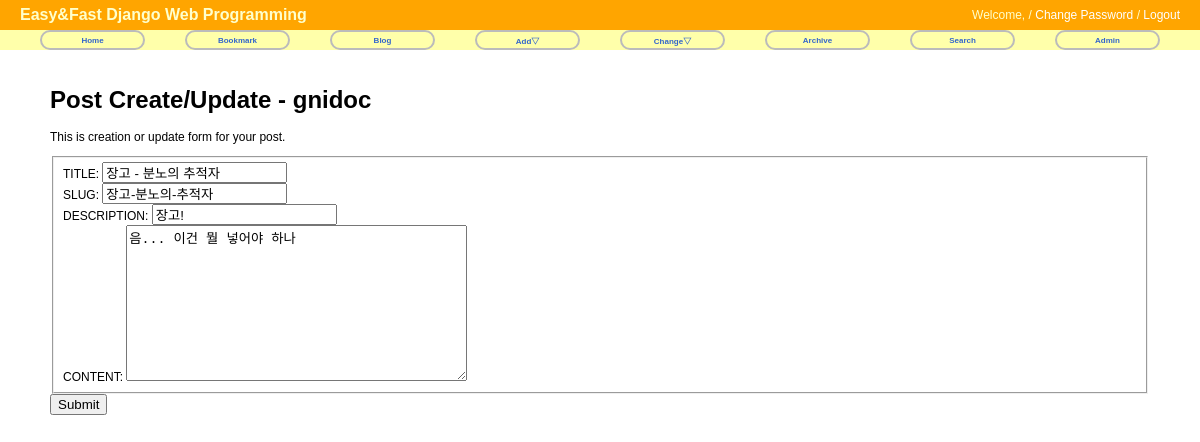
Screenshot of /blog/2/update/ (signed in) with the database file from the repository.
### blog/models.py (models this page shows, shortened)
@python_2_unicode_compatible
class Post(models.Model):
    title = models.CharField('TITLE',max_length=50)
    slug = models.SlugField('SLUG', unique=True, allow_unicode=True, help_text='one word for title alias.')
    description = models.CharField('DESCRIPTION', max_length=100, blank=True, help_text='simple description text')
    content = models.TextField('CONTENT')
    create_date = models.DateTimeField('Create Date', auto_now_add=True)
    modify_date = models.DateTimeField('Modify Date', auto_now=True)
    owner = models.ForeignKey(User, null=True)
    class Meta:
        verbose_name = 'post'
        verbose_name_plural = 'posts'
        db_table = 'my_post'
        ordering = ('-modify_date',)

### blog/views.py (the view)
# urls.py: url(r'^(?P<pk>[0-9]+)/update/$', PostUpdateView.as_view(), name="update"),
class PostUpdateView(LoginRequiredMixin, UpdateView):
    model = Post
    fields = ['title', 'slug', 'description', 'content'] # TODO , 'tag'] - tag 챕터하고 수정
    success_url = reverse_lazy('blog:index')

### blog/templates/blog/post_form.html (shortened to what this page needs)
{% extends "base.html" %}
{% load staticfiles %}
{% block extrastyle %}{% static "css/forms.css" %}{% endblock %}
{% block content %}
<div id="content">
    <h1>Post Create/Update - {{user}}</h1>
    <form action="." method="post">{% csrf_token %}
        <p>This is creation or update form for your post.</p>
        <fieldset class="aligned">
            <div class="form-row">
                {{ form.title.label_tag }} {{ form.title }}
            </div>
            <div class="form-row">
                {{ form.slug.label_tag }} {{ form.slug }}
            </div>
            <div class="form-row">
                {{ form.description.label_tag }} {{ form.description }}
            </div>
            <div class="form-row">
                {{ form.content.label_tag }} {{ form.content }}
            </div>
        </fieldset>
        <div class="submit-row">
            <input type="submit" value="Submit"/>
        </div>
    </form>
</div>
{% endblock %}

### static/css/base.css (style rules this page uses)
body { font-family: "Lucia Grande",Verdana,Arial,sans-serif; font-size: 12px; }
div#content { position: absolute; top: 70px; left: 50px; right: 50px; }

### rows the page displays
Post: title "장고 - 분노의 추적자", slug "장고-분노의-추적자", description "장고!", content "음... 이건 뭘 넣어야 하나"

### other values shown
{{ user }} "gnidoc"
